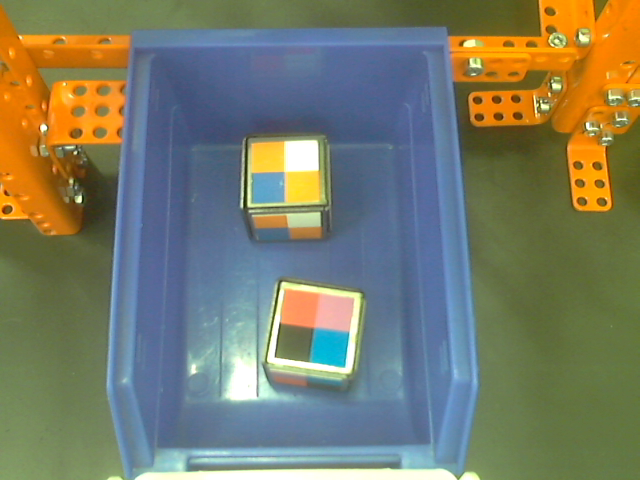
#> input picture Hub/res/hub1.png, 640 x 480 px, found by its file name
$ python test.py
#> lines starting #> are read from the running program, lines starting #| are printed output that depends on the picture; after the words box and inside, x2 and y2 are one past the last pixel; in counts of white or black regions, pixels touching at a corner belong together
import cv2
import numpy as np
import time
import matplotlib.pyplot as plt

W, H = 400, 460
TRACK_BARS = False

def transform_perspective(frame):
    in_pts = [[130, 42], [103, 400], [480, 400], [447, 40]]
    in_pts = np.int0(np.array(in_pts))
    out_pts = [(0, 0), (0, H), (W, H), (W, 0)]

    M = cv2.getPerspectiveTransform(np.float32(in_pts), np.float32(out_pts))

    return cv2.warpPerspective(frame, M, (W, H))


window = cv2.namedWindow("Parameters")

if TRACK_BARS:
    cv2.createTrackbar("treshold1", "Parameters", 0, 50, lambda _: ...)
    cv2.createTrackbar("treshold2", "Parameters", 0, 50, lambda _: ...)
    cv2.createTrackbar("gaus_ksize", "Parameters", 0, 20, lambda _: ...)


frame = cv2.imread(r"hub\res\hub1.png")
#> frame is the input picture: shape (480, 640, 3); mean B, G, R 104.1, 123.9, 120.5
frame = transform_perspective(frame)
#> in transform_perspective, `return cv2.warpPerspective(frame, M, (W, H))`:
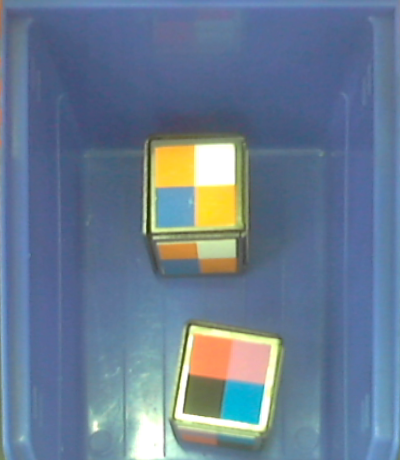
#> returned value: shape (460, 400, 3); mean of channels 0, 1, 2 146, 123.5, 104.2; drawn as B, G, R


while True:
    tic = time.process_time()
    cv2.imshow('frame', frame)

    if TRACK_BARS:
        treshold1 = cv2.getTrackbarPos("treshold1", "Parameters")
        treshold1 *= 10
        treshold2 = cv2.getTrackbarPos("treshold2", "Parameters")
        treshold2 *= 10

        gaus_ksize = cv2.getTrackbarPos("gaus_ksize", "Parameters")
        gaus_ksize = gaus_ksize + (gaus_ksize%2) - 1 if gaus_ksize > 0 else 1
        cv2.setTrackbarPos("gaus_ksize", "Parameters", gaus_ksize)
    else:
        treshold1 = 20 * 10
        treshold2 = 10 * 10
        gaus_ksize = 7


    blur = cv2.GaussianBlur(frame, (gaus_ksize, gaus_ksize), 0)
    gray = cv2.cvtColor(blur, cv2.COLOR_BGR2GRAY)
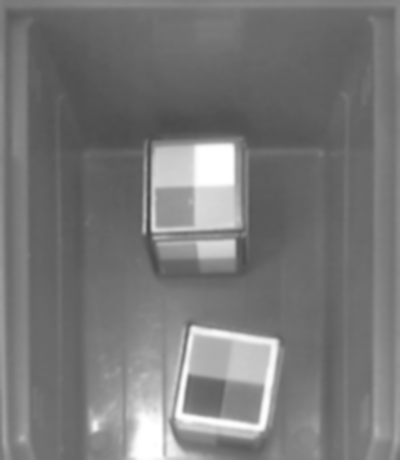
#> gray: shape (460, 400); min 70, max 255, mean 120.3
    edges = cv2.Canny(gray, treshold1, treshold2)
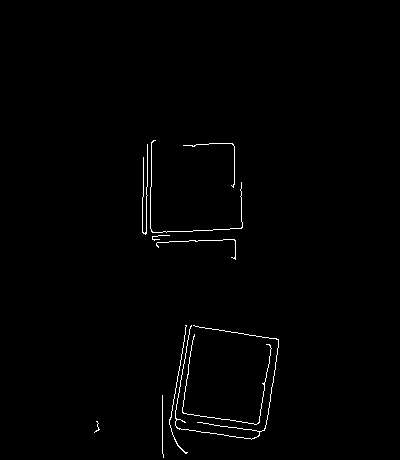
#> edges: shape (460, 400); 0.85% white in thin lines or dots, all inside (x1, y1, x2, y2) = (94, 140, 279, 458)

    contours, h = cv2.findContours(edges, cv2.RETR_TREE, cv2.CHAIN_APPROX_SIMPLE)
#> contours = 10 contours, all with area under 20; h = [[1, -1, -1, -1], [2, 0, -1, -1], [3, 1, -1, -1], [4, 2, -1, -1], [5, 3, -1, -1], [6, 4, -1, -1], [7, 5, -1, -1], [8, 6, -1, -1], [9, 7, -1, -1], [-1, 8, -1, -1]]
    canvas = blur.copy()

    for cnt in contours:
        rect = cv2.minAreaRect(cnt)
        box = cv2.boxPoints(rect)
        box = np.int0(box)

        if cv2.contourArea(box) > 2500:
            cv2.drawContours(canvas, [box], 0, (0, 0, 255), 2)
#> this loop made 10 passes
#> (rect, box) on passes 1 to 7: (((97.17, 426.8), (11.36, 4.38), -79.7), [[98, 432], [94, 432], [96, 420], [100, 421]]), (((162, 426), (0.983, 62.01), -0.971), [[162, 457], [161, 395], [161, 395], [163, 456]]), (((226.2, 378.8), (81.33, 80.02), -81.57), [[259, 424], [180, 413], [192, 332], [271, 344]]), (((226.1, 383.3), (105.1, 92.48), -80.99), [[263, 442], [172, 427], [188, 324], [279, 338]]), (((177.6, 389.1), (17.78, 128), -0.451), [[169, 453], [168, 325], [185, 324], [187, 452]]), (((196.7, 243.1), (19.61, 80.52), -81.14), [[235, 259], [155, 246], [158, 227], [238, 239]]), (((160.5, 236.8), (17.43, 4.27), -9.46), [[152, 240], [151, 236], [168, 233], [169, 237]])
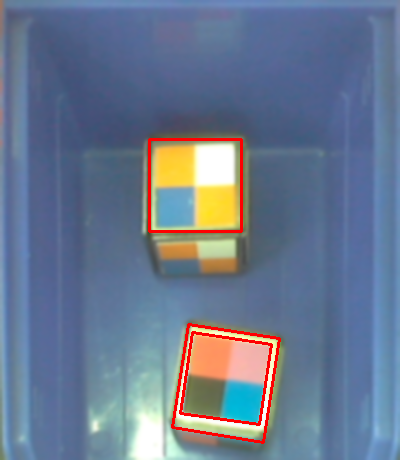
#> canvas: shape (460, 400, 3); mean B, G, R 143.7, 120.5, 105.8


    toc = time.process_time()
    # edges = cv2.cvtColor(edges, cv2.COLOR_GRAY2BGR)
    cv2.putText(edges, f"FPS:{(1 / (toc - tic + 0.000001)):.2f}", (10, 20),
                cv2.FONT_HERSHEY_SIMPLEX, 0.5, (255, 255, 255), 1, cv2.LINE_AA)
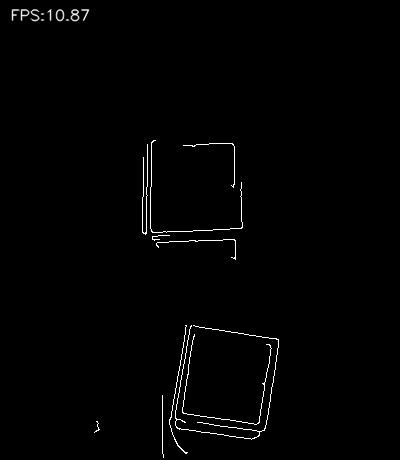
#> edges: shape (460, 400); 0.3% of pixels changed, all inside (x1, y1, x2, y2) = (11, 8, 90, 22)

    cv2.imshow("blur", canvas)
    cv2.imshow("Parameters", edges)

    if cv2.waitKey(1) == ord('q'):
#> (key q is pressed here)
        cv2.destroyAllWindows()
        break

$ run again, with Hub/res/hub2.png copied over Hub/res/hub1.png
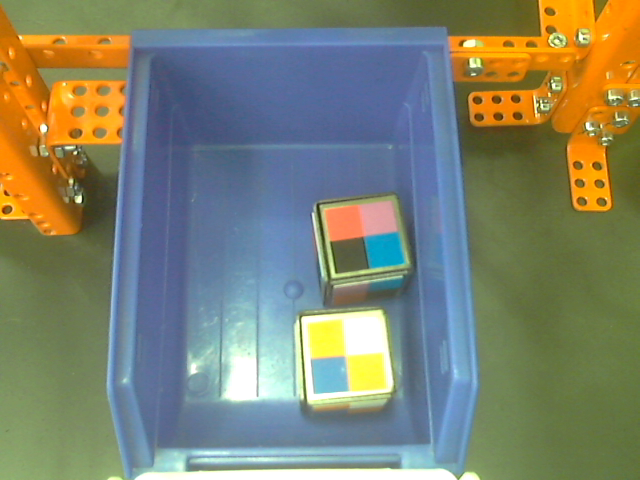
#> input picture Hub/res/hub2.png, 640 x 480 px, found by its file name
#> frame is the input picture: shape (480, 640, 3); mean B, G, R 111.1, 131.4, 126.3
#> contours = 9 contours, all with area under 20; h = [[1, -1, -1, -1], [2, 0, -1, -1], [3, 1, -1, -1], [4, 2, -1, -1], [5, 3, -1, -1], [6, 4, -1, -1], [7, 5, -1, -1], [8, 6, -1, -1], [-1, 7, -1, -1]]
#> the loop `for cnt in contours:` made 9 passes
#> (rect, box) on passes 1 to 4: (((90.61, 420.7), (9.47, 24.15), -33.02), [[93, 433], [80, 413], [87, 407], [101, 428]]), (((205, 407.5), (77, 2), -90), [[206, 446], [204, 446], [204, 369], [206, 369]]), (((210.5, 412), (1.31, 94.08), -2.68), [[212, 459], [207, 365], [209, 364], [213, 458]]), (((259.9, 408.5), (93.77, 94.51), -4.16), [[216, 459], [209, 364], [303, 357], [310, 452]])
#> after the loop `for cnt in contours:`:
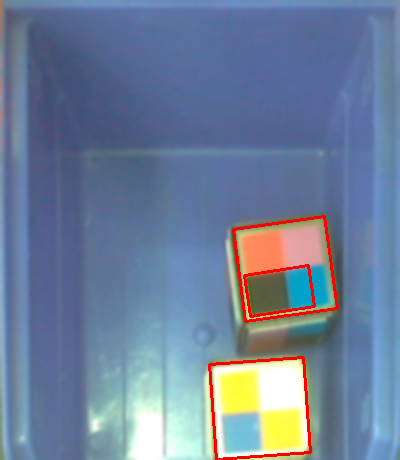
#> canvas: shape (460, 400, 3); mean B, G, R 154.1, 127.8, 110.1
#> `cv2.putText(edges, f"FPS:{(1 / (toc - tic + 0.000001)):.2f}", (10, 20)..`:
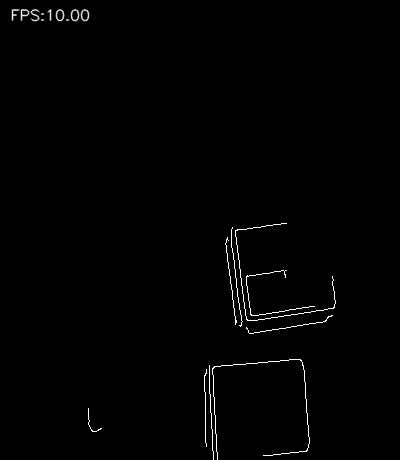
#> edges: shape (460, 400); min 0, max 255, mean 2

$ run again, with Hub/res/hub3.png copied over Hub/res/hub1.png
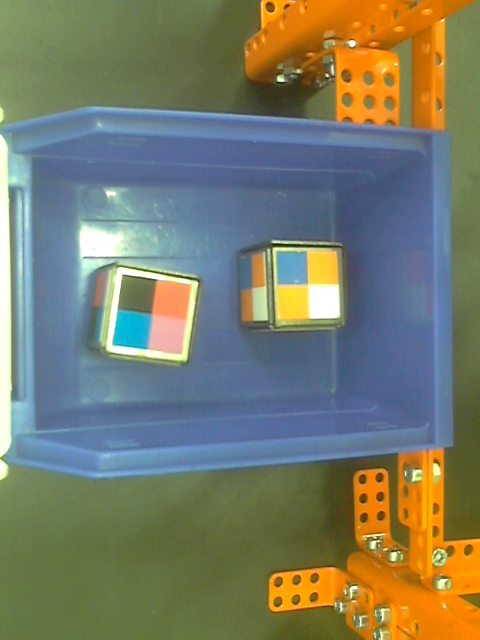
#> input picture Hub/res/hub3.png, 480 x 640 px, found by its file name
#> frame is the input picture: shape (640, 480, 3); mean B, G, R 104.1, 123.9, 120.5
#> contours = 19 contours, all with area under 20; h = 19 rows, first 6: [1, -1, -1, -1], [2, 0, -1, -1], [3, 1, -1, -1], [4, 2, -1, -1], [5, 3, -1, -1], [6, 4, -1, -1]
#> the loop `for cnt in contours:` made 19 passes
#> (rect, box) on passes 1 to 5: (((166.5, 370), (2, 17), -90), [[175, 371], [158, 371], [158, 369], [175, 369]]), (((46, 362.5), (88.23, 78.62), -85.49), [[81, 409], [3, 403], [10, 315], [88, 321]]), (((45.22, 361.9), (101.8, 95.3), -84.17), [[87, 417], [-7, 407], [2, 306], [97, 316]]), (((47.97, 310.6), (2.05, 97.86), -78.93), [[95, 321], [0, 302], [0, 300], [96, 319]]), (((13.5, 293), (0, 27), -90), [[27, 293], [0, 293], [0, 293], [27, 293]])
#> after the loop `for cnt in contours:`:
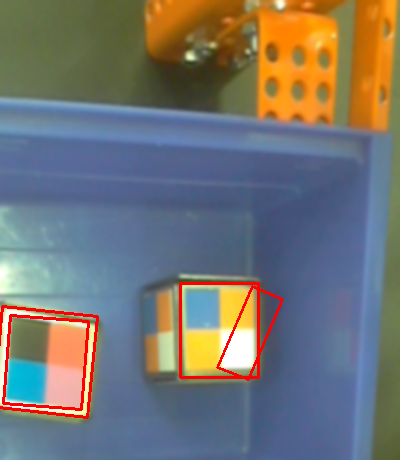
#> canvas: shape (460, 400, 3); mean B, G, R 114.5, 116.8, 116.7
#> `cv2.putText(edges, f"FPS:{(1 / (toc - tic + 0.000001)):.2f}", (10, 20)..`:
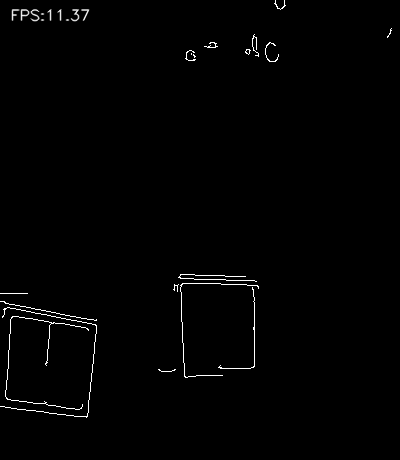
#> edges: shape (460, 400); min 0, max 255, mean 2.3

$ run again, with Hub/res/hub4.png copied over Hub/res/hub1.png
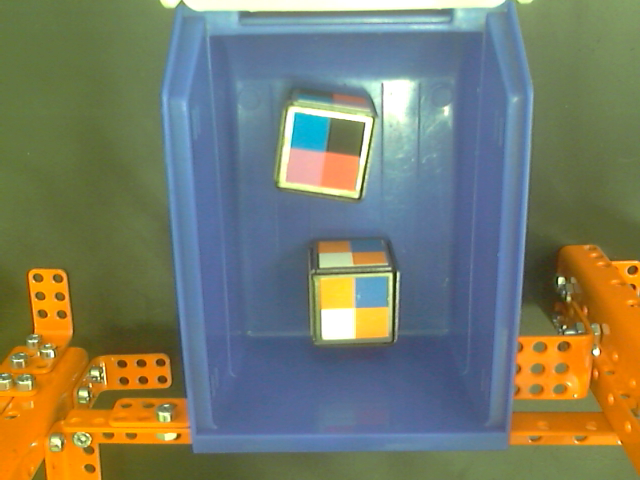
#> input picture Hub/res/hub4.png, 640 x 480 px, found by its file name
#> frame is the input picture: shape (480, 640, 3); mean B, G, R 104.1, 123.9, 120.5
#> contours = 22 contours, 10 with area under 20; largest, box (x1, y1, x2, y2) and area: (187, 86, 302, 221) 12069, (188, 86, 302, 221) 12054, (33, 415, 44, 425) 74, (54, 414, 65, 424) 72, (12, 416, 23, 425) 72; h = 22 rows, first 6: [2, -1, 1, -1], [-1, -1, -1, 0], [3, 0, -1, -1], [5, 2, 4, -1], [-1, -1, -1, 3], [7, 3, 6, -1]
#> the loop `for cnt in contours:` made 22 passes
#> (rect, box) on passes 1 to 5: (((41, 438), (8, 10), -90), [[46, 442], [36, 442], [36, 434], [46, 434]]), (((41.5, 438), (7.78, 9.19), -45), [[42, 444], [35, 437], [41, 432], [47, 438]]), (((20.6, 438.7), (8.54, 11.07), -71.57), [[24, 444], [14, 441], [16, 432], [27, 436]]), (((62, 437.5), (9, 10), -90), [[67, 442], [57, 442], [57, 433], [67, 433]]), (((62, 437.5), (7.78, 9.19), -45), [[62, 443], [56, 437], [61, 431], [68, 438]])
#> after the loop `for cnt in contours:`:
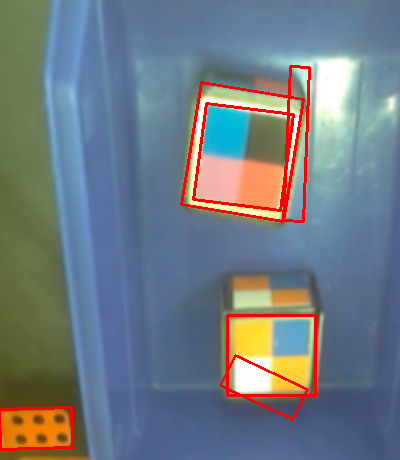
#> canvas: shape (460, 400, 3); mean B, G, R 131.8, 123.4, 112.9
#> `cv2.putText(edges, f"FPS:{(1 / (toc - tic + 0.000001)):.2f}", (10, 20)..`:
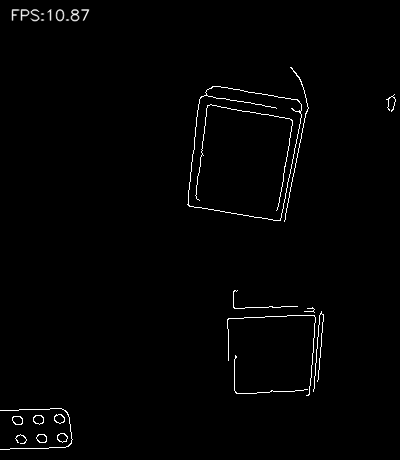
#> edges: shape (460, 400); min 0, max 255, mean 3
